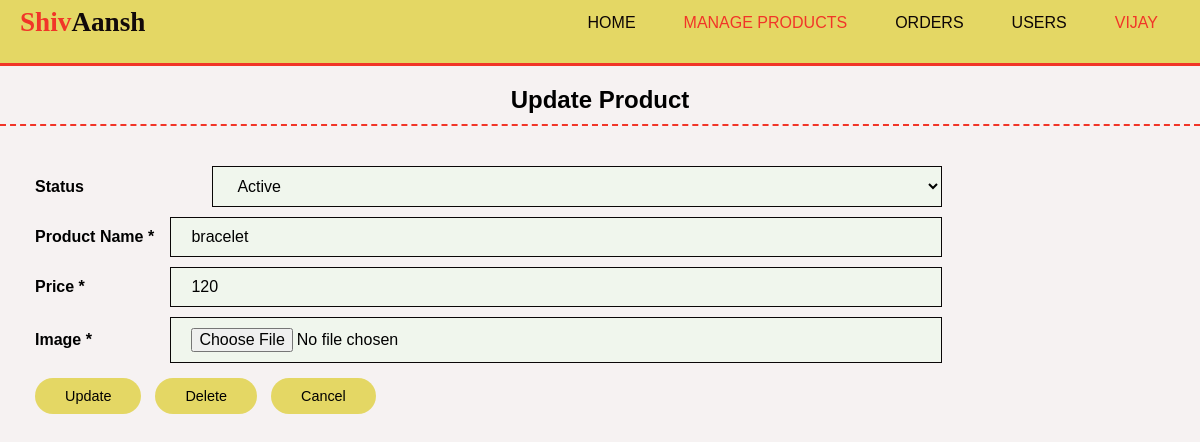
Page /Admin/viewproduct.php?eventid=12 (signed in) on the committed database.
### tables this page shows
CREATE TABLE IF NOT EXISTS `products` (
  `id` int NOT NULL AUTO_INCREMENT,
  `name` varchar(100) NOT NULL,
  `price` int NOT NULL,
  `status` varchar(2) NOT NULL,
  `img` text NOT NULL,
  PRIMARY KEY (`id`)
);

### Admin/viewproduct.php (the view, shortened to what this page needs)
<!DOCTYPE html>
<html lang="en">
<head>
    <?php
    include('include/head.php');
    ?>
</head>
<body>
    <?php
    include('include/connection.php');
    if (isset($_GET['eventid'])) {
        $disabled = "";
        $id = $_GET['eventid'];
        $qry = "select * from products where id = $id";
        $sql = mysqli_query($conn, $qry);
        $data = mysqli_fetch_array($sql);
    } else {
        echo "<script>window.location.href='manageproducts.php';</script>";
    }
    ?>
    <?php
    include('include/header.php');
    ?>
    <main>
        <div class="main-container">
            <div class="page-heading">
                <h2>Update Product</h2>
            </div>
            <div class="form-container">
                <form action="" method="post" name="addnewgame" enctype="multipart/form-data">
                    <div class="form-wrapper">
                        <div class="form-element-group">
                            <label class="form-label" for="">Status</label>
                            <select class="form-input" name="status">
                                <?php
                                $status = $data['status'];
                                if ($status == 'Y') {
                                ?>
                                    <option value="Y">Active</option>
                                <?php
                                } else {
                                ?>
                                    <option value="N">Inactive</option>
                                    <option value="Y">Active</option>
                                <?php
                                }
                                ?>
                            </select>
                        </div>
                        <div class="form-element-group">
                            <label class="form-label" for="">Product Name *</label>
                            <input type="text" name="proname" id="proname" class="form-input" value="<?= $data['name'] ?>" placeholder="Enter The Game Label" required>
                        </div>
                        <div class="form-element-group">
                            <label class="form-label" for="">Price *</label>
                            <input type="text" name="price" class="form-input" value="<?= $data['price'] ?>" placeholder="Enter Price" required>
                        </div>
                        <div class="form-element-group">
                            <label class="form-label" for="">Image *</label>
                            <input type="file" name="proimage" class="form-input">
                        </div>
                        <button type="submit" name="updategamesubmit" class="button1" <?= $disabled ?>>Update</button>
                        <button type="submit" name="deletegamesubmit" class="button1" <?= $disabled ?>>Delete</button>
                        <a href="managegames.php" class="button1 button1-cancel">Cancel</a>
                    </div>
                </form>
            </div>
        </div>
    </main>
</body>
</html>

### Admin/include/header.php (shortened to what this page needs)
<?php
include('include/connection.php');
if (!isset($_SESSION['adminid'])) {
    echo "<script>window.location.href='login.php';</script>";
} else {
    $userstr = "select * from admin where id = " . $_SESSION['adminid'];
    $userqry = mysqli_query($conn, $userstr);
    $userdata = mysqli_fetch_array($userqry);
}
?>
<header>
    <div class="logo">
        <h1><span style="color:var(--secondary)">Shiv</span>Aansh</h1>
    </div>
    <div class="menu">
        <div class="links">
            <a href="index.php" class="link" id="home">Home</a>
            <a href="manageproducts.php" class="link" id="manageproducts">Manage Products</a>
            <a href="orders.php" class="link" id="manageproducts">Orders</a>
            <a href="users.php" class="link" id="manageproducts">Users</a>
            <a href="logout.php" class="link" style="color:var(--secondary)" id="applications"><?= $userdata['name'] ?></a>
        </div>
    </div>
</header>

### Admin/css/style.css (style rules this page uses)
:root { --primary:#e4d764; --secondary:#f13528; --gray:#909090; --light:#f6f2f2; --black:#0a0707; }
* { margin: 0; padding: 0; }
body { margin: 0; padding: 0; background-color: var(--light); }
header { background-color: var(--primary); display: flex; justify-content: space-between; align-items: center; padding: 7px 20px; padding-bottom: 25px; border-bottom: solid 3px var(--secondary); }
header .logo h1 { color:#120a0a; font-family: verdana; font-size: 1.7em; }
.link { color: #0d0505; text-decoration: none; font-family: Verdana, Geneva, Tahoma, sans-serif; font-size: 1em; margin: 0 5px; padding: 5px 15px; text-transform: uppercase; border: solid 2px transparent; border-radius: 40px; transition: 0.5s; }
.active-link { color: var(--secondary); }

### Admin/css/common.css (style rules this page uses)
.button1 { background-color: var(--primary); border: none; padding: 10px 30px; border-radius: 40px; margin: 5px; color: #000; cursor: pointer; text-decoration: none; font-family: Helvetica, sans-serif; font-size: 0.9em; }
.page-heading { text-align: center!important; font-family: Verdana, Geneva, Tahoma, sans-serif!important; padding: 10px!important; padding-top: 20px!important; border-bottom: dashed 2px var(--secondary)!important; }
.page-heading h2 { display: block; font-size: 1.5em; font-weight: bold; }
.form-container { width:100%; padding: 20px; box-sizing: border-box; display: flex; justify-content: center; align-items: center; }
.form-container form { width: 100%; }
.form-wrapper { padding: 10px; box-sizing: border-box ; width:100%; }
.form-element-group { display: flex; justify-content: space-between; align-items: center; width: 80%; box-sizing: border-box; margin: 10px 0; }
.form-label { font-family: Verdana, Geneva, Tahoma, sans-serif; padding: 5px; font-weight: 600; }
.form-input { font-family: Verdana, Geneva, Tahoma, sans-serif; padding: 10px 20px; width: 80%; border: solid 1px var(--black); outline: none; background-color: #f0f6ed; font-size: 1em; }

### rows in the picture
products: status "Active", proname "bracelet", price "120"

### other values in the picture
$userdata['name'] "VIJAY"
